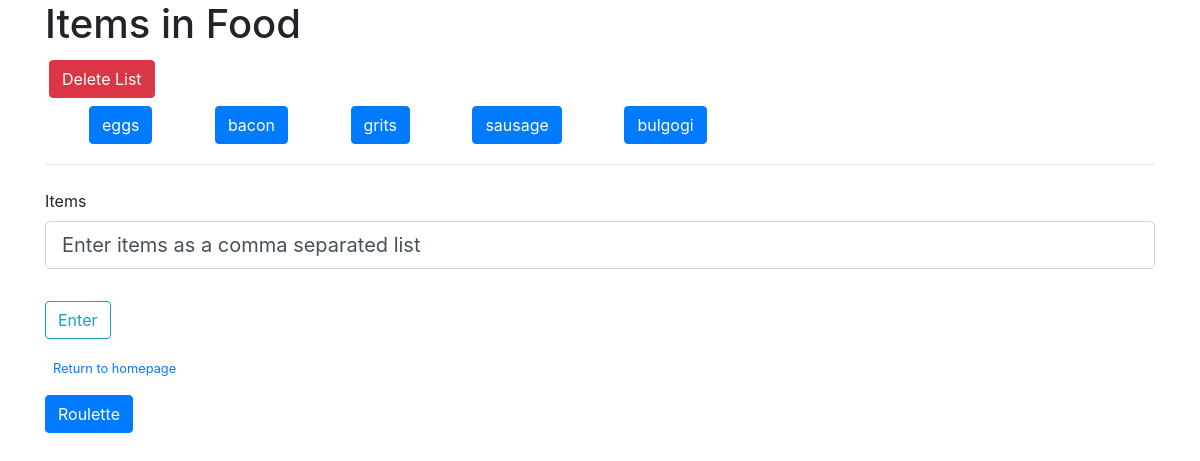
/list/1 (signed in), run on an earlier commit of the app's database.
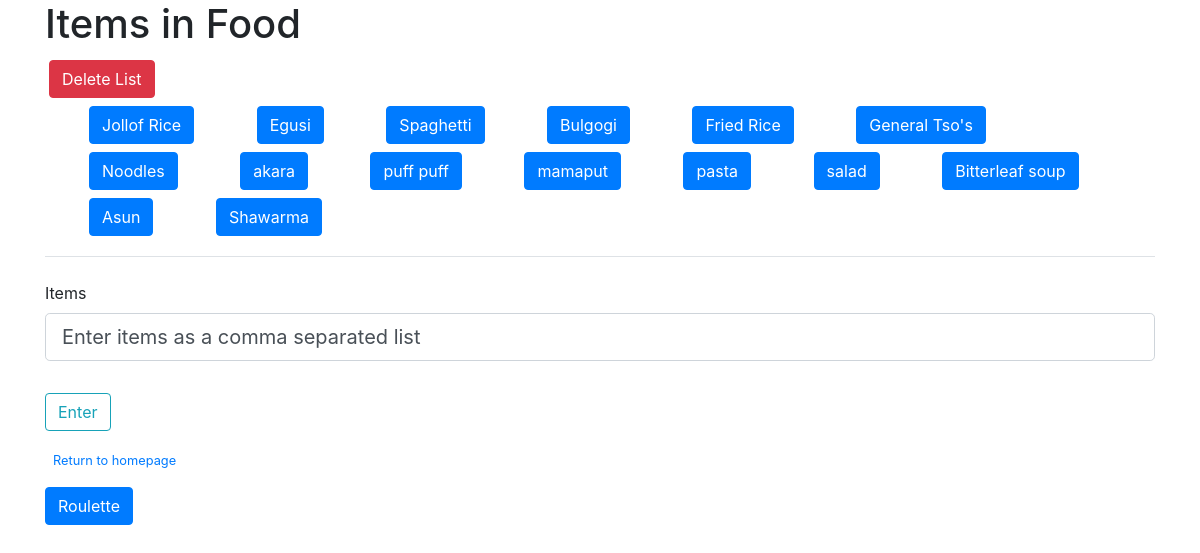
And on a later commit of the database.
### roulette/models.py (models this page shows, shortened)
class List(db.Model):
    id = db.Column(db.Integer, primary_key=True)
    title = db.Column(db.String(100), nullable=False)
    user_id = db.Column(db.Integer, db.ForeignKey('user.id'), nullable=False)
    items = db.relationship('Item', backref='list', lazy=True)

class Item(db.Model):
    id = db.Column(db.Integer, primary_key=True)
    title = db.Column(db.String(100), nullable=False)
    list_id = db.Column(db.Integer, db.ForeignKey('list.id'), nullable=False)

### roulette/routes.py (the view, shortened to what this page needs)
@app.route("/list/<int:list_id>", methods=['POST', 'GET'])
@login_required
def list(list_id):
    roulette = ""
    form = ItemForm()
    current_list = List.query.filter_by(
        user_id=current_user.id,  id=list_id).first_or_404()
    if request.method == 'POST':
        if request.form.get('roulette_btn'):
            roulette = random.choice(current_list.items).title
            return render_template('list.html', list=current_list, form=form, roulette=roulette)
    return render_template('list.html', list=current_list, form=form, roulette=roulette)

### roulette/forms.py
class ItemForm(FlaskForm):
    item_list = StringField(
        'Items', validators=[DataRequired()], default='Enter items as a comma separated list')
    submit = SubmitField('Enter')

### roulette/models.py (called while the page is built)
@login_manager.user_loader
def load_user(user_id):
    return User.query.get(int(user_id))

### roulette/templates/list.html (shortened to what this page needs)
{% extends 'base.html' %}
{% block head %}
<link rel="stylesheet" href="{{ url_for('static', filename='list_styles.css') }}">
{% endblock %}
{% block body %}
<h1> Items in {{list.title}}</h1>
<button type="button" class="btn btn-danger m-1" data-toggle="modal" data-target="#deleteModal">Delete
    List</button>
<div>
    <ul id='items'>
        {% for item in list.items %}
        <li><button type="button" class="btn btn-primary m-1">{{item.title}}</button></li>
        {% endfor %}
    </ul>
</div>
<div class="content-section">
    <form method="POST" action="">
        <fieldset class="form-group">
            <legend class="border-bottom mb-4"></legend>
            <div class="form-group">
                {{form.item_list.label(class="form-control-label")}}
                {% if form.item_list.errors %}
                {{ form.item_list(class="form-control form-control-lg is-invalid")}}
                <div class="invalid-feedback">
                    {% for error in form.item_list.errors %}
                    <span>{{error}}</span>
                    {% endfor %}
                </div>
                {% else %}
                {{form.item_list(class="form-control form-control-lg")}}
                {% endif %}
            </div>
        </fieldset>
        <div class="form-group">
            {{form.submit(class="btn btn-outline-info")}}
        </div>
        <small class="text-muted ml-2">
            <a href="{{url_for('home')}}">Return to homepage</a>
        </small>
    </form>
</div>
<form action="{{url_for('list', list_id=list.id )}}" method='POST'>
    <button type="submit" class=" btn btn-primary mt-3 mb-3" name='roulette_btn' value='roulette'>
        Roulette</button>
</form>
{% endblock %}

### roulette/templates/base.html (shortened to what this page needs)
<!DOCTYPE html>
<head>
    <link rel="stylesheet" href="https://stackpath.bootstrapcdn.com/bootstrap/4.5.0/css/bootstrap.min.css"
>
    {% block head %} {% endblock %}
</head>
<body>
    <div class="container">
        {% block body %} {% endblock %}
    </div>
</body>
</html>

### roulette/static/list_styles.css (style rules this page uses)
ul#items li { display:inline; margin-right: 50px; }

What changed in the data, as far as the page shows it:
changed Item: title "eggs" → "Jollof Rice"
changed Item: title "bacon" → "Egusi"
changed Item: title "grits" → "Spaghetti"
changed Item: title "sausage" → "Bulgogi"
changed Item: title "bulgogi" → "Fried Rice"
added Item: title "General Tso's"
added Item: title "Noodles"
added Item: title "akara"
added Item: title "puff puff"
added Item: title "mamaput"
added Item: title "pasta"
added Item: title "salad"
added Item: title "Bitterleaf soup"
added Item: title "Asun"
added Item: title "Shawarma"
